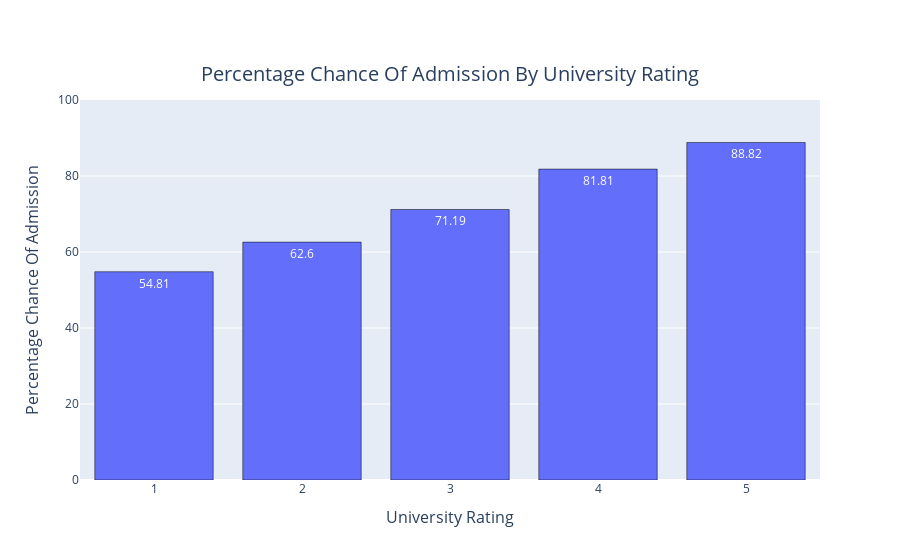

Notebook source saved alongside this figure:
### Code cell
grp_UR = data_col_chng.groupby(by=['University Rating'])["Chance of Admit"].mean().reset_index()
grp_UR['Chance of Admit'] = round(grp_UR['Chance of Admit']*100, 2)
grp_UR.sort_values(by=['Chance of Admit'], inplace = True)

data = [go.Bar(x = grp_UR['University Rating'], 
               y = grp_UR['Chance of Admit'], 
               text = grp_UR['Chance of Admit'],
               textposition = 'inside',
               marker = dict(line = {'color': 'black', 'width': 0.5}))]

layout = go.Layout(title = dict(text = 'Percentage Chance Of Admission By University Rating', 
                                font = {'size': 20},
                                x = 0.5, 
                                y = 0.88, 
                                xanchor = 'center', 
                                yanchor = 'top'), 
                   xaxis = dict(title = 'University Rating', 
                                titlefont = {'size': 16}), 
                   yaxis = dict(title = 'Percentage Chance Of Admission', 
                                titlefont = {'size': 16}, 
                                range = [0, 100]))

fig = go.Figure(data = data, 
                layout = layout)

iplot(fig)

### Figure 1 — Plotly figure (JSON) as saved in the notebook; plotly's stock layout.template omitted (floating-point values rounded to 4 significant figures)
{"data": [{"marker": {"line": {"color": "black", "width": 0.5}}, "text": ["54.81", "62.6", "71.19", "81.81", "88.82"], "textposition": "inside", "type": "bar", "x": [1, 2, 3, 4, 5], "y": [54.81, 62.6, 71.19, 81.81, 88.82]}], "layout": {"title": {"font": {"size": 20}, "text": "Percentage Chance Of Admission By University Rating", "x": 0.5, "xanchor": "center", "y": 0.88, "yanchor": "top"}, "xaxis": {"title": {"font": {"size": 16}, "text": "University Rating"}}, "yaxis": {"range": [0, 100], "title": {"font": {"size": 16}, "text": "Percentage Chance Of Admission"}}}}
